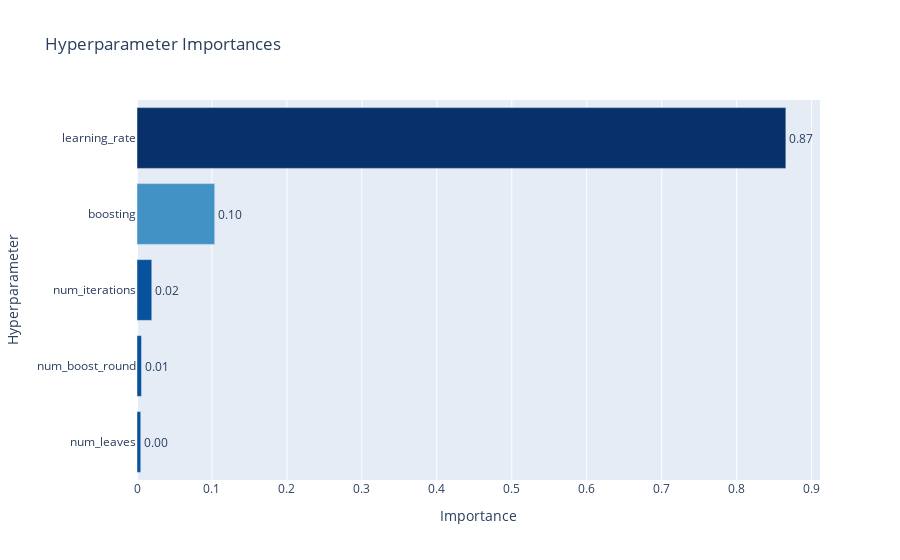

The cell this chart's notebook holds for it:
### Code cell
optuna.visualization.plot_param_importances(study)

### Figure 1 — Plotly figure (JSON) as saved in the notebook; plotly's stock layout.template omitted (floating-point values rounded to 4 significant figures)
{"data": [{"cliponaxis": false, "hovertemplate": ["num_leaves (IntUniformDistribution): 0.004996764275489184<extra></extra>", "num_boost_round (IntUniformDistribution): 0.006014490103597847<extra></extra>", "num_iterations (IntUniformDistribution): 0.01971956693144446<extra></extra>", "boosting (CategoricalDistribution): 0.10368809001642218<extra></extra>", "learning_rate (LogUniformDistribution): 0.8655810886730461<extra></extra>"], "marker": {"color": ["rgb(8,81,156)", "rgb(8,81,156)", "rgb(8,81,156)", "rgb(66,146,198)", "rgb(8,48,107)"]}, "orientation": "h", "text": ["0.004996764275489184", "0.006014490103597847", "0.01971956693144446", "0.10368809001642218", "0.8655810886730461"], "textposition": "outside", "texttemplate": "%{text:.2f}", "type": "bar", "x": [0.004997, 0.006014, 0.01972, 0.1037, 0.8656], "y": ["num_leaves", "num_boost_round", "num_iterations", "boosting", "learning_rate"]}], "layout": {"showlegend": false, "title": {"text": "Hyperparameter Importances"}, "xaxis": {"title": {"text": "Importance"}}, "yaxis": {"title": {"text": "Hyperparameter"}}}}
